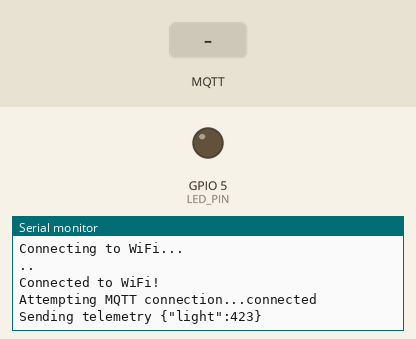
Recording of a program running on a simulated ESP32. Shown: output pins drawn as LEDs (lit = HIGH), the last lines printed to the serial monitor. Inputs (shaded band) come from the test bench. WiFi joins after 1.5 s; servers stay silent unless stated; random numbers use the default seed unless the program sets one; no MQTT or app messages arrive unless stated.

Above: at 4.2 s.
4.3 s: MQTT message "1" arrives on the first subscribed topic
At 4.8 s:
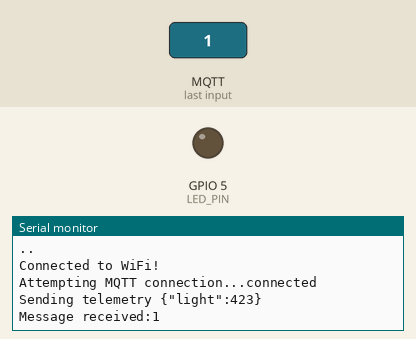
5.8 s: MQTT message "on" arrives on the first subscribed topic
At 6.8 s:
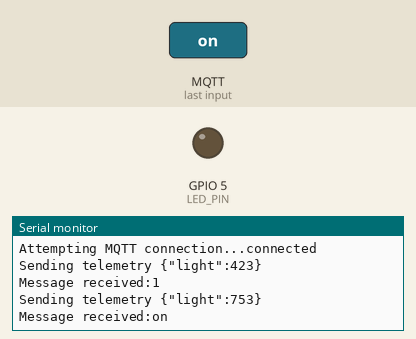
7.3 s: MQTT message "off" arrives on the first subscribed topic
At 8.3 s:
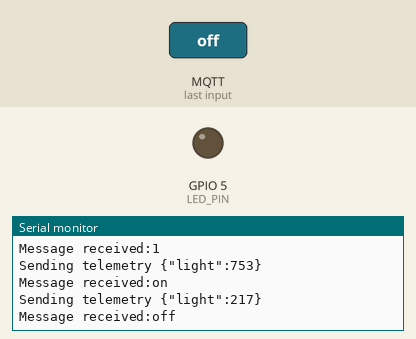
Timing chart, 0 to 10.3 s (numbered marks = the images above; inputs shaded):
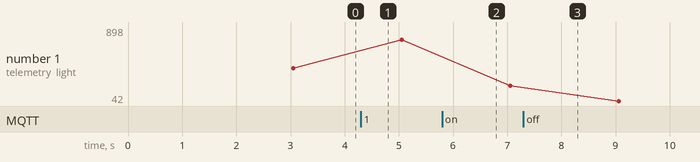

The program:

main.cpp
```cpp
#include <Arduino.h>
#include <ArduinoJSON.h>
#include <PubSubClient.h>
#include <WiFi.h>
#include <SPI.h>
#include "config.h"

#define LED_PIN 5  // GPIO5 (D5) controls the Grove LED (digital) (output)
#define SENSOR_PIN 34 // GPIO34 (D34) is the light sensor (analog) (input)

void connectWiFi()  // Function to connect to WiFi
{
    Serial.println("Connecting to WiFi...");

    WiFi.disconnect(true);  // Ensure previous connections are cleared
    delay(1000);

    WiFi.begin(SSID, PASSWORD);  // Start WiFi connection

    int attempts = 0;
    while (WiFi.status() != WL_CONNECTED && attempts < 20) {  // Retry for 20 seconds
        Serial.print(".");
        delay(1000);
        attempts++;
    }

    if (WiFi.status() == WL_CONNECTED) {
        Serial.println("\nConnected to WiFi!");
        // If you want to check your IP address, uncomment this code
        /*
        Serial.print("IP Address: ");
        Serial.println(WiFi.localIP());
        */
    } else {
        Serial.println("\nFailed to connect. Check WiFi settings.");
    }
}

WiFiClient espClient;         // Create a WiFi client for ESP32
PubSubClient client(espClient); // Create an MQTT client using WiFi
void reconnectMQTTClient()
{
    /* Checks if the MQTT client is connected*/
    while (!client.connected())
    {
        Serial.print("Attempting MQTT connection...");

        /*Attempts to connect to the MQTT broker.
        Uses client.connect() to connect using CLIENT_NAME.
        CLIENT_NAME.c_str() converts CLIENT_NAME (a string) into a const char*, which connect() expects.*/
        if (client.connect(CLIENT_NAME.c_str()))
        {
            Serial.println("connected");
        }
        else
        {
            Serial.print("Retying in 5 seconds - failed, rc=");
            Serial.println(client.state());

            delay(5000);
        }
    }

    // Subscribe to the command topic when the MQTT client is reconnected
    client.subscribe(SERVER_COMMAND_TOPIC.c_str());
}

void createMQTTClient()
{
    /*BROKER.c_str() → Converts BROKER (a std::string) to const char*, which setServer() requires.
    1883 → The default port for MQTT communication.*/
    client.setServer(BROKER.c_str(), 1883);

    /*Calls reconnectMQTTClient(), which tries to establish a connection to the MQTT broker.*/
    reconnectMQTTClient();

    /*Calls clientCallback when a message is received*/
    client.setCallback(clientCallback);
}

void clientCallback(char *topic, uint8_t *payload, unsigned int length)
{
    /*payload is a raw byte array, since MQTT protocol transmits messages as binary data
    This is copied into buff, a null-terminated C string, making it easier to process.
    The length is provided by clientCallback itself, so we can just use it*/
    char buff[length + 1];
    for (int i = 0; i < length; i++)
    {
        buff[i] = (char)payload[i];
    }
    buff[length] = '\0';

    Serial.print("Message received:");
    Serial.println(buff);

    /*Convert buff into JSON format
    If not, buff could look like: '{\"led_on\": true}', which is still a string*/
    DynamicJsonDocument doc(1024);
    deserializeJson(doc, buff);

    /*doc is still but a dynamic JSON document. Need to objectify it further*/
    JsonObject obj = doc.as<JsonObject>();

    bool led_on = obj["led_on"];

    if (led_on)
        digitalWrite(LED_PIN, HIGH);
    else
        digitalWrite(LED_PIN, LOW);
}

unsigned long lastTelemetryTime = 0;  // Tracks last send time
const long telemetryInterval = 2000;  // Send telemetry every 2 seconds

void setup() {
    pinMode(LED_PIN, OUTPUT);
    Serial.begin(9600); // Start Serial Monitor
    connectWiFi();  // Call function to connect to WiFi
    createMQTTClient();
}

void loop()
{

    // Reconnect to the MQTT Broker if Disconnected
    reconnectMQTTClient();

    // Process MQTT Messages
    client.loop();

    // Send telemetry every 2 seconds (non-blocking)
    if (millis() - lastTelemetryTime >= telemetryInterval) {
        lastTelemetryTime = millis();  // Update time

        /*
        Read GPIO34 for analog output
        int light = analogRead(SENSOR_PIN);
        */

        // Simulate light level since I don't have a light sensor
        int light = esp_random() % 1024;

        /*Creates a JSON document with a maximum size of 1024 bytes
        Stores the light sensor value in the JSON document under the "light" key*/
        DynamicJsonDocument doc(1024);
        doc["light"] = light;

        /*serializeJson() converts the JSON object into a String (Arduino supported string format)
        Fills the empty telemetry string with JSON data by serializing the doc object.*/
        String telemetry;
        serializeJson(doc, telemetry);

        Serial.print("Sending telemetry ");
        Serial.println(telemetry.c_str());

        client.publish(CLIENT_TELEMETRY_TOPIC.c_str(), telemetry.c_str());
    }
}
```

config.h
```cpp
#pragma once

#include <string>
using namespace std;


const char* SSID = "ChoiSongJun";
const char* PASSWORD = "qvuw9726";

const string ID = "99fbca6d-21c3-4669-a466-aa9a41f16236";
const string BROKER = "test.mosquitto.org";
const string CLIENT_NAME = ID + "nightlight_client";


// Define the telemetry topic name for the MQTT broker:
const string CLIENT_TELEMETRY_TOPIC = ID + "/telemetry";

// Define the command topic, which the device will subscribe to to receive LED commands.
const string SERVER_COMMAND_TOPIC = ID + "/commands";
```

Measured:
- after the input at 4.3 s, the serial monitor: prints a new line at once (image 1)
- after the input at 5.8 s, the serial monitor: prints a new line at once (image 2)
- after the input at 7.3 s, the serial monitor: prints a new line at once (image 3)
